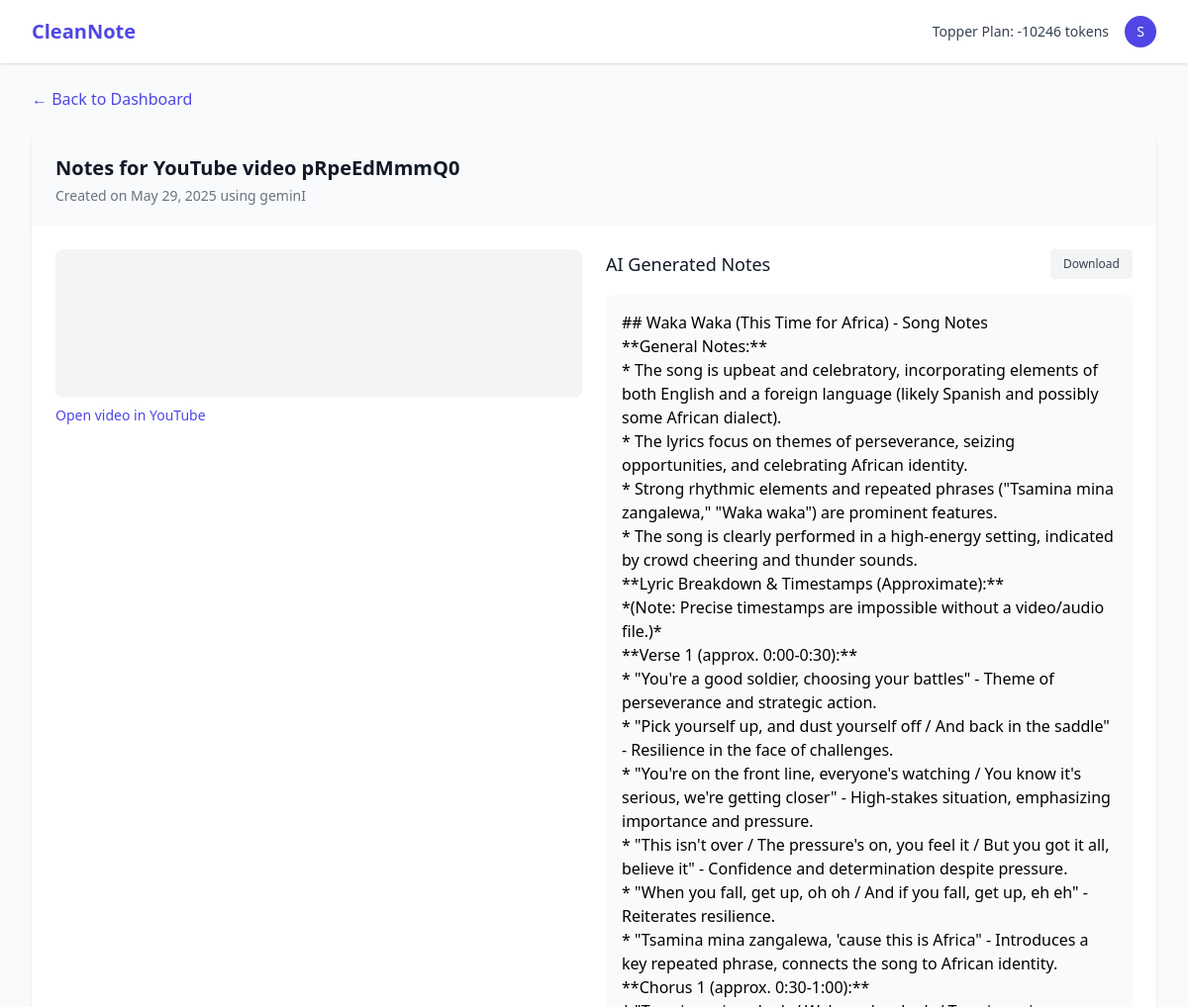
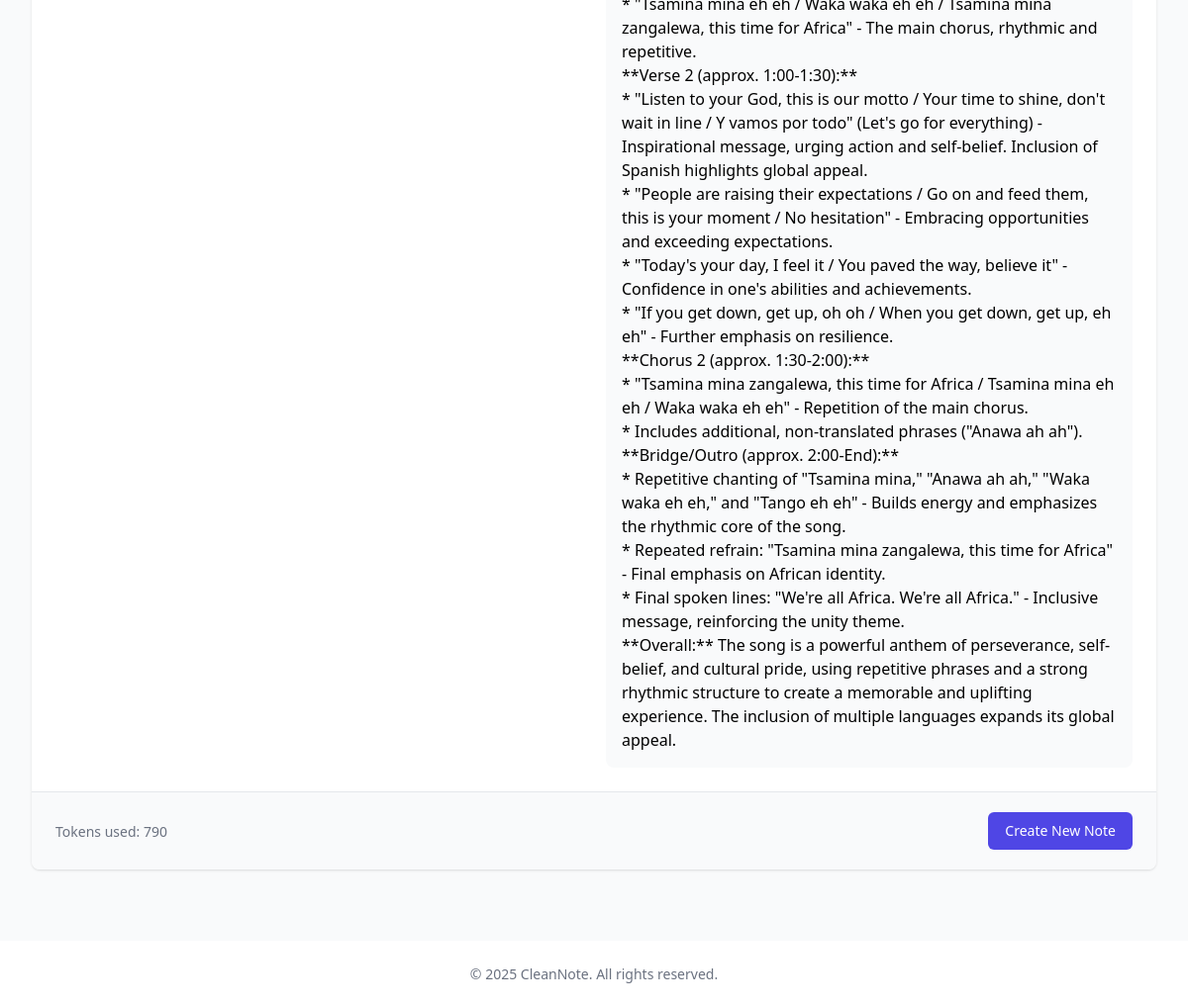
Page /dashboard/note/39/ (signed in) on the committed database (2 pictures, top to bottom).
### accounts/models.py (models this page shows, shortened)
class UserProfile(models.Model):
    user = models.OneToOneField(User, on_delete=models.CASCADE, related_name='profile')
    subscription = models.ForeignKey(SubscriptionTier, on_delete=models.SET_NULL, null=True)
    tokens_remaining = models.IntegerField(default=0)

class SubscriptionTier(models.Model):
    name = models.CharField(max_length=50)
    token_limit = models.IntegerField()
    description = models.TextField()
    is_free = models.BooleanField(default=False)
    price = models.DecimalField(max_digits=10, decimal_places=2, default=100)

### dashboard/models.py (models this page shows, shortened)
class Note(models.Model):
    user = models.ForeignKey(User, on_delete=models.CASCADE, related_name='notes')
    youtube_url = models.URLField()
    title = models.CharField(max_length=255)
    content = models.TextField()
    ai_model = models.ForeignKey(AIModel, on_delete=models.SET_NULL, null=True)
    tokens_used = models.IntegerField(default=0)
    created_at = models.DateTimeField(auto_now_add=True)
    video_id = models.CharField(max_length=11, blank=True, null=True)  # Added field

class AIModel(models.Model):
    name = models.CharField(max_length=100)
    api_key_field = models.CharField(max_length=100)
    is_default = models.BooleanField(default=False)

### dashboard/views.py (the view)
# urls.py: path('note/<int:note_id>/', views.note_detail, name='note_detail'),
@login_required
def note_detail(request, note_id):
    note = get_object_or_404(Note, id=note_id, user=request.user)
    transcript = get_youtube_transcript(note.video_id, enhance_transcript=False) if note.video_id else None
    return render(request, 'dashboard/note_detail.html', {
        'note': note,
        'transcript': transcript,
    })

### dashboard/utils.py (called while the page is built, shortened)
def get_youtube_transcript(video_id, enhance_transcript):
    try:
        transcript_list = YouTubeTranscriptApi.get_transcript(video_id)
        transcript_text = ' '.join([item['text'] for item in transcript_list])
        if not enhance_transcript:
            print(transcript_text)
            return transcript_text
    except Exception as e:
        print(f"Transcript API error: {str(e)}")
        return None

### dashboard/templates/dashboard/note_detail.html (shortened to what this page needs)
{% extends "base.html" %}
{% load static %}
{% block content %}
<div class="max-w-7xl mx-auto px-4 sm:px-6 lg:px-8 py-6">
    <div class="mb-6">
        <a href="{% url 'dashboard:dashboard' %}" class="text-indigo-600 hover:text-indigo-900">
            &larr; Back to Dashboard
        </a>
    </div>
    <div class="bg-white shadow rounded-lg overflow-hidden">
        <div class="px-4 py-5 sm:px-6 bg-gray-50">
            <h1 class="text-xl font-bold text-gray-900">{{ note.title }}</h1>
            <p class="mt-1 max-w-2xl text-sm text-gray-500">
                Created on {{ note.created_at|date:"F j, Y" }} using {{ note.ai_model.name }}
            </p>
        </div>
        <div class="grid grid-cols-1 md:grid-cols-2 gap-6 p-6">
            <div>
                <div class="aspect-w-16 aspect-h-9 rounded-lg overflow-hidden bg-gray-100">
                    <iframe
                        src="https://www.youtube.com/embed/{{ video_id }}"
                        frameborder="0"
                        allow="accelerometer; autoplay; clipboard-write; encrypted-media; gyroscope; picture-in-picture"
                        allowfullscreen
                        class="w-full h-full">
                    </iframe>
                </div>
                <div class="mt-2 text-sm text-gray-500">
                    <a href="{{ note.youtube_url }}" target="_blank" class="text-indigo-600 hover:text-indigo-900">
                        Open video in YouTube
                    </a>
                </div>
            </div>
            <div>
                <div class="flex justify-between items-center mb-4">
                    <h2 class="text-lg font-medium text-gray-900">AI Generated Notes</h2>
                    <div class="flex space-x-2">
                        <button type="button" id="download-note-btn" class="inline-flex items-center px-3 py-1.5 border border-transparent text-xs font-medium rounded text-gray-700 bg-gray-100 hover:bg-gray-200 focus:outline-none focus:ring-2 focus:ring-offset-2 focus:ring-gray-500">
                            Download
                        </button>
                    </div>
                </div>
                <div class="prose prose-sm max-w-none bg-gray-50 p-4 rounded-lg">
                    {{ note.content|linebreaks }}
                </div>
            </div>
        </div>
        <div class="px-4 py-5 sm:px-6 bg-gray-50 border-t border-gray-200">
            <div class="flex justify-between items-center">
                <div>
                    <span class="text-sm text-gray-500">Tokens used: {{ note.tokens_used }}</span>
                </div>
                <div>
                    <a href="{% url 'dashboard:dashboard' %}" class="inline-flex items-center px-4 py-2 border border-transparent text-sm font-medium rounded-md text-white bg-indigo-600 hover:bg-indigo-700 focus:outline-none focus:ring-2 focus:ring-offset-2 focus:ring-indigo-500">
                        Create New Note
                    </a>
                </div>
            </div>
        </div>
    </div>
</div>
{% endblock %}

### templates/base.html (shortened to what this page needs)
<!DOCTYPE html>
<html lang="en">
<head>
    <script src="https://cdn.tailwindcss.com"></script>
</head>
<body class="bg-gray-50 min-h-screen"  z-[5]>
    <header class="bg-white shadow">
        <div class="max-w-7xl mx-auto px-4 sm:px-6 lg:px-8">
            <div class="flex justify-between h-16">
                <div class="flex">
             <div class="flex-shrink-0 flex items-center">
                    <a href="{% url 'dashboard:dashboard' %}" class="text-xl font-bold text-indigo-600 hover:text-indigo-800 transition">
                    CleanNote
                     </a>
            </div>
                </div>
                {% if user.is_authenticated %}
                <div class="flex items-center ">
                    <div class="ml-3 relative">
                        <div class="flex items-center space-x-4">
                            <span class="text-sm text-gray-700">
                                {% if user.profile.subscription %}
                                    {{ user.profile.subscription.name }} Plan:
                                    <span class="font-medium">{{ user.profile.tokens_remaining }} tokens</span>
                                {% endif %}
                            </span>
                            <div class="relative">
                                <button type="button" class="flex text-sm rounded-full focus:outline-none" id="user-menu-button">
                                    <div class="h-8 w-8 rounded-full bg-indigo-600 flex items-center justify-center text-white">
                                        {{ user.username|first|upper }}
                                    </div>
                                </button>
                            </div>
                        </div>
                    </div>
                </div>
                {% endif %}
            </div>
        </div>
    </header>
    <main>
        {% block content %}{% endblock %}
    </main>
    <footer class="bg-white mt-12 py-6">
        <div class="max-w-7xl mx-auto px-4 sm:px-6 lg:px-8">
            <p class="text-center text-gray-500 text-sm">
                &copy; {% now "Y" %} CleanNote. All rights reserved.
            </p>
        </div>
    </footer>
</body>
</html>

### rows in the picture
Note: title "Notes for YouTube video pRpeEdMmmQ0", created_at "May 29, 2025", ai_model.name "geminI", content "## Waka Waka (This Time for Africa) - Song Notes **General Notes:** * The song is upbeat and celebratory, incorporating elements of both English and a foreign language (likely Spanish and possibly some African dialect). * The lyrics focus on themes of perseverance, seizing opportunities, and celebrating African identity. * Strong rhythmic elements and repeated phrases (\"Tsamina mina zangalewa,\" \"Waka waka\") are prominent features. * The song is clearly performed in a high-energy setting, indicated by crowd cheering and thunder sounds. **Lyric Breakdown & Timestamps (Approximate):** *(Note: Precise timestamps are impossible without a video/audio file.)* **Verse 1 (approx. 0:00-0:30):** *…", tokens_used "790"

### other values in the picture
{{ user.profile.subscription.name }} "Topper"
{{ user.profile.tokens_remaining }} "-10246"
{{ user.username|first|upper }} "S"
